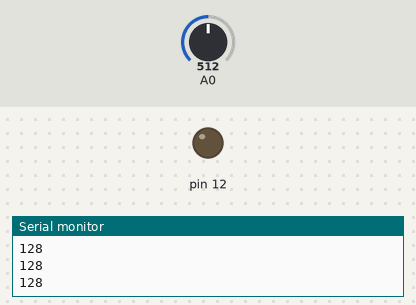
Bench run of a sketch on a simulated Arduino Uno, built with avr-gcc and run on an emulated ATmega328P. Shown: output pins drawn as LEDs (lit = HIGH), the last lines printed to the serial monitor. The test bench sets the inputs (shaded band); at power-on: A0 = 512.

Above: at 1.2 s.
1.3 s: A0 set to 292
2.8 s: A0 set to 263
At 4.0 s:
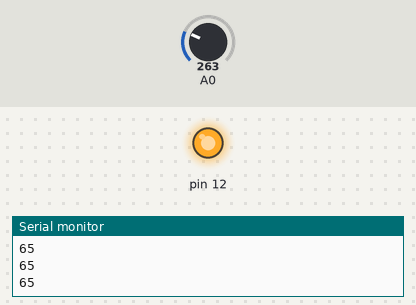
4.3 s: A0 set to 306
At 5.5 s:
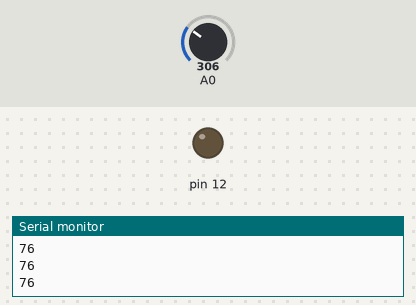
5.8 s: A0 set to 122
At 6.8 s:
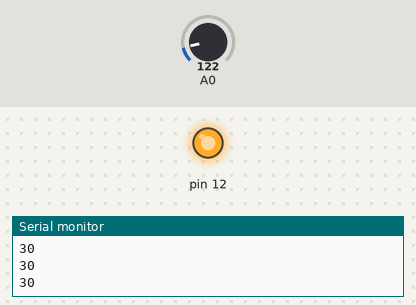
Timing chart, 0 to 8.3 s (numbered marks = the images above; inputs shaded):
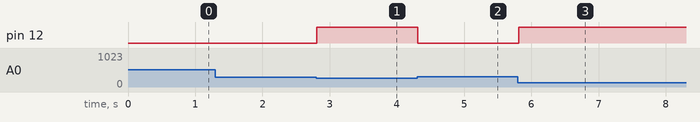

The sketch:

cds.ino
```cpp
int val=0; //入力される値を格納する為の変数
void setup() {
  pinMode(12, OUTPUT);
  Serial.begin(9600); //モニターに出力するための設定
}

void loop() {
  //ANALOG INの０番ピンからデータを受け付ける
  val=analogRead(0);
  if( val/4<70) digitalWrite(12, HIGH); //13番ピンの出力をHIGH=5Vにする
  else digitalWrite(12, LOW); //13番ピンの出力をLOW = 0Vにする

  Serial.println(val/4); //入力された値をモニターに出力
  delay(100);
}
```

Measured:
- the behaviour switches between 280 and 279 on A0 (found by bisection; images 0 and 1)
- after the input at 2.8 s, pin 12: LOW → HIGH at once
- after the input at 4.3 s, pin 12: HIGH → LOW at once
- after the input at 5.8 s, pin 12: LOW → HIGH at once
